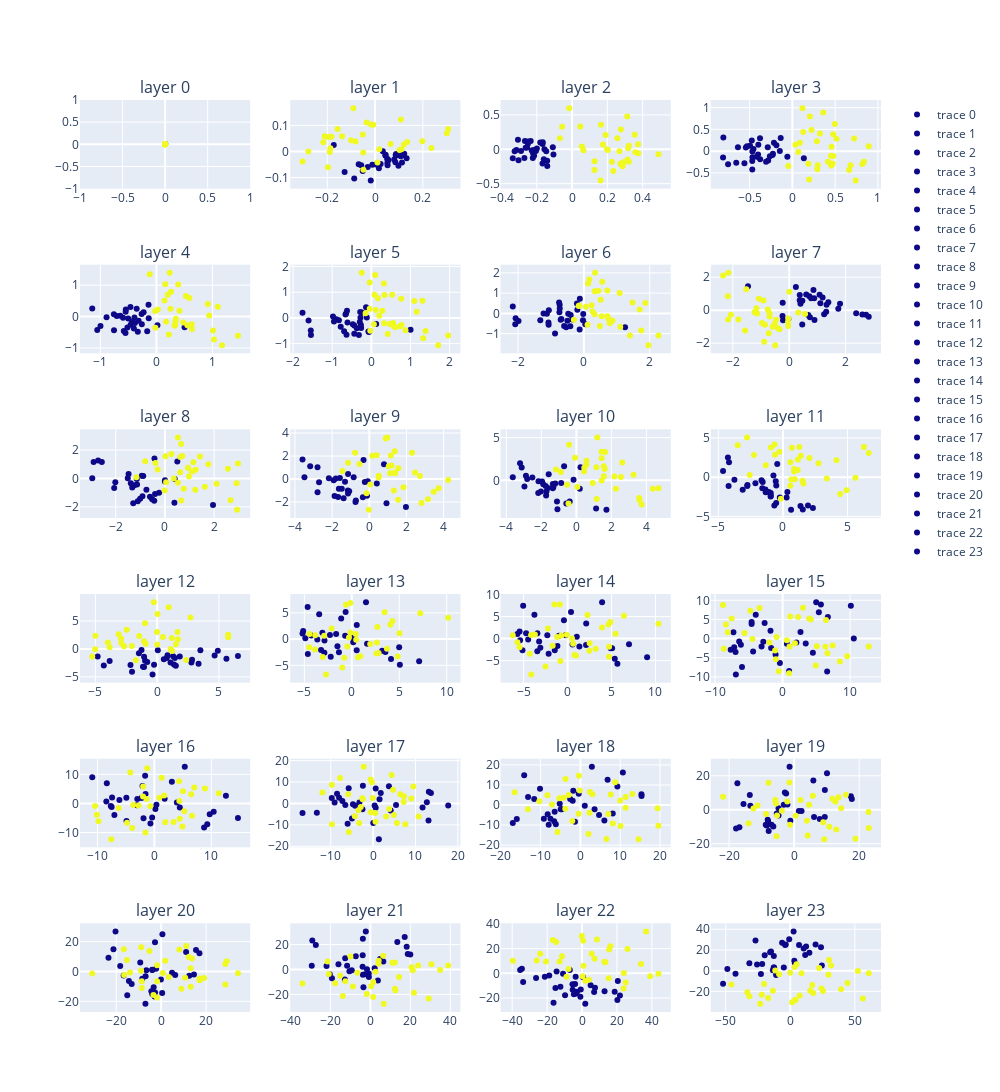

Notebook source saved alongside this figure:
### Markdown cell above
## PCA on activation

### Code cell
pca = PCA(n_components=3)

fig = make_subplots(rows=6,cols=4,
                   subplot_titles=[f"layer {n}"for n in range(model.cfg.n_layers)])

for row in range(6):
    # print(f'row:{row}')
    for ll,layer in enumerate(range(row*4,row*4+4)):
        # print(f'layer{layer}')
        if layer <= model.cfg.n_layers:
            activation_layer = torch.cat((harmful_cache['resid_pre', layer][:,pos,:],harmless_cache['resid_pre', layer][:,pos,:]),0)
            activations_pca = pca.fit_transform(activation_layer.cpu())
            df = {}
            df['label'] = label
            df['pca0'] = activations_pca[:,0]
            df['pca1'] = activations_pca[:,1]
            df['label_text'] = label_text
        
            fig.add_trace(
                go.Scatter(x=df['pca0'],
                            y=df['pca1'],
                            mode='markers',
                            marker_color=df['label'],
                            text=df['label_text']),
                row=row+1,col=ll+1,
            )


fig.update_layout(height=1600, width=1000)
fig.show()
